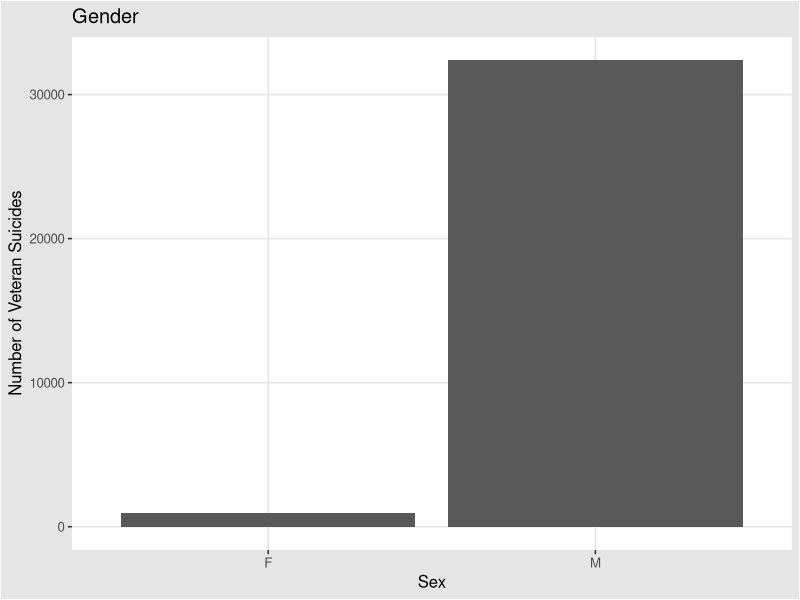

Generate this figure with R:
## ---- chunk 1
knitr::opts_chunk$set(echo = TRUE)
## ---- chunk 2
library(tidyr)
library(ggplot2)
library(readr)
library(dplyr)
library(ggthemes)
## ---- chunk 3
vtr_sc_2005 <- read_csv("2005.csv") %>% mutate(year = 2005)
vtr_sc_2006 <- read_csv("2005.csv") %>% mutate(year = 2006)
vtr_sc_2007 <- read_csv("2007.csv") %>% mutate(year = 2007)
vtr_sc_2008 <- read_csv("2008.csv") %>% mutate(year = 2008)
vtr_sc_2009 <- read_csv("2009.csv") %>% mutate(year = 2009)
vtr_sc_2010 <- read_csv("2010.csv") %>% mutate(year = 2010)
vtr_sc_2011 <- read_csv("2011.csv") %>% mutate(year = 2011)
## ---- chunk 4
general_vtr <- rbind(vtr_sc_2005, vtr_sc_2006, vtr_sc_2007, vtr_sc_2008, vtr_sc_2009, vtr_sc_2010, vtr_sc_2011) %>% 
  pivot_longer(cols = c(vet_males, vet_females), names_to = "sex", values_to = "num_vet") %>% 
  mutate(sex = ifelse(sex == "vet_males", "M", "F"))
general_vtr
## ---- chunk 5
general_vtr %>% 
  ggplot(aes(x = sex, y = num_vet))+
  labs(x = "Sex", y = "Number of Veteran Suicides", title = "Gender")+
  theme_igray()+
    geom_col()
